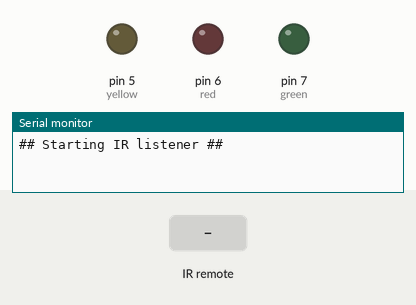
Recording of a sketch running on a simulated Arduino Uno, built with avr-gcc and run on an emulated ATmega328P. Shown: output pins drawn as LEDs (lit = HIGH), the last lines printed to the serial monitor. The inputs (shaded band) are chosen by the test bench.

Above: at 1.2 s.
1.3 s: infrared code 0xFF30CF received
At 1.6 s:
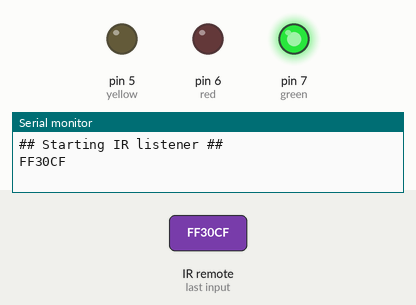
2.8 s: infrared code 0xFF18E7 received
At 4.0 s:
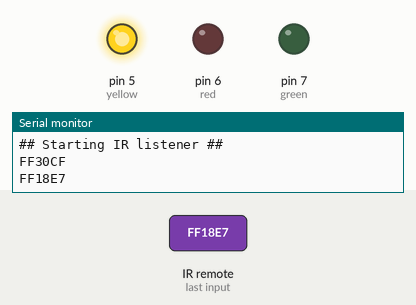
4.3 s: infrared code 0xFF7A85 received
At 5.1 s:
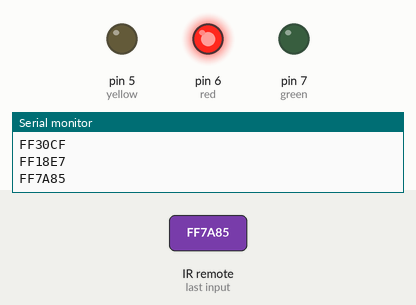
Timing chart, 0 to 7.3 s (numbered marks = the images above; inputs shaded):
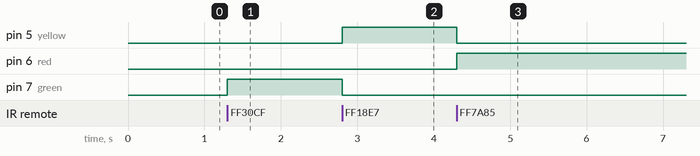

Measured:
- after the input at 1.3 s, pin 7 (green): LOW → HIGH at once
- after the input at 2.8 s, pin 5 (yellow): LOW → HIGH at once; pin 7 (green): HIGH → LOW at once
- after the input at 4.3 s, pin 5 (yellow): HIGH → LOW at once; pin 6 (red): LOW → HIGH at once

The sketch:

remote_control.ino
```cpp
 #include <IRremote.h>

//LED Pins
int receiver = 11;
int green = 7;
int yellow = 5;
int red = 6;

//Current LED
int current = 7;

bool on;

IRrecv irrecv(receiver);

decode_results results;

void setup() {
  Serial.begin(9600);
  irrecv.enableIRIn();
  Serial.println("## Starting IR listener ##");
  pinMode(red, OUTPUT);
  pinMode(yellow, OUTPUT);
  pinMode(green, OUTPUT);

}

void loop() {
  if (irrecv.decode(&results)) {
    Serial.println(results.value, HEX);
    if (results.value == 0xFF30CF) {
      //turn green on
      digitalWrite(current, LOW);
      current = green;
      digitalWrite(green, HIGH);
    }else if (results.value == 0xFF18E7) {
       //Trun yello on
       digitalWrite(current, LOW);
       digitalWrite(yellow, HIGH);
       current = yellow;
    }else if (results.value == 0xFF7A85) {
      // Trun red on
      digitalWrite(current, LOW);
      digitalWrite(red, HIGH);
      current = red;
    }else if (results.value == 0xFFA25D) {
      // User pressed on/off
      onoff();
    }

    delay(100);
    irrecv.resume();
  }

}


void onoff() {
  if (on) {
    digitalWrite(current, LOW);
    on = false;
  }else {
    digitalWrite(current, HIGH);
    on = true;
  }
}
```
